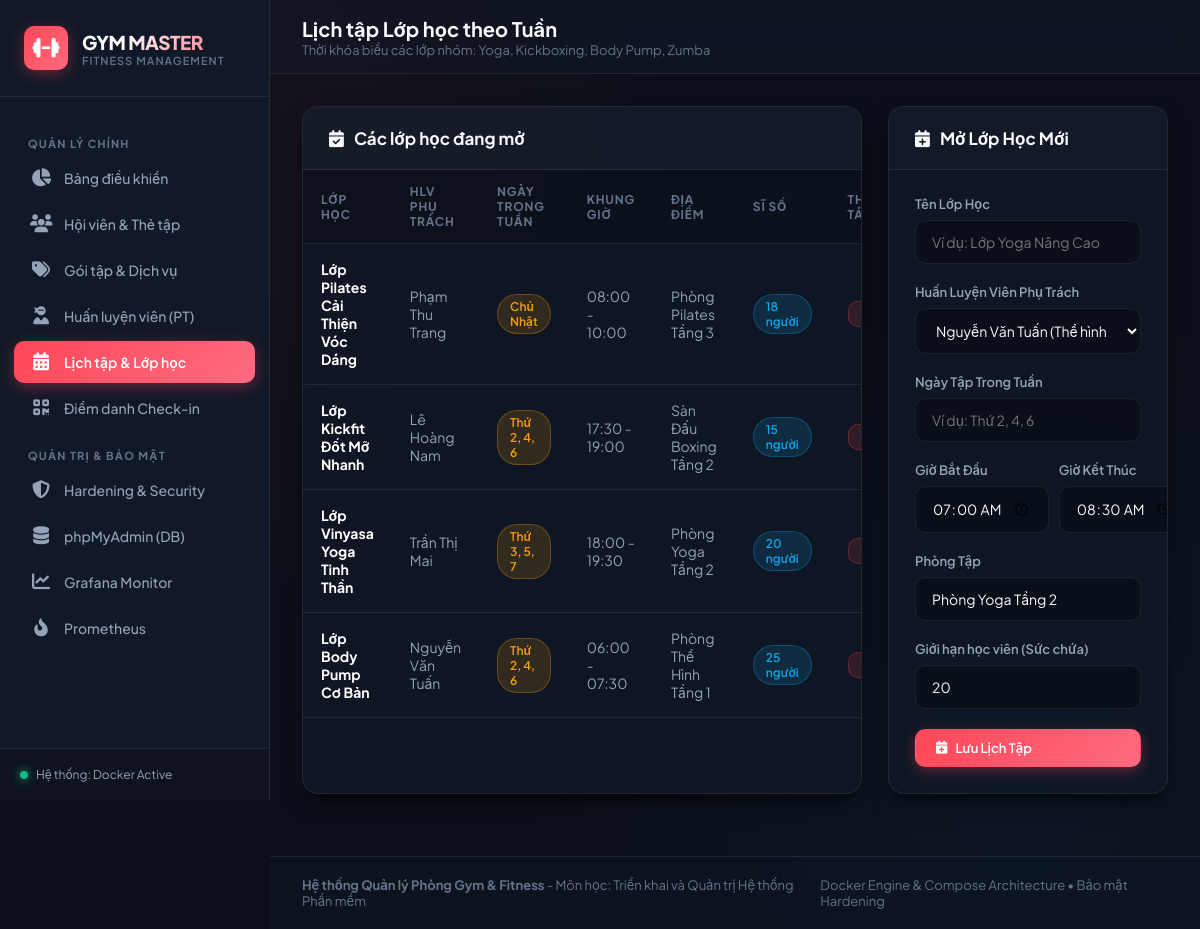
Page /schedules.php on the committed database.
### tables this page shows
CREATE TABLE IF NOT EXISTS `schedules` (
    `id` INT AUTO_INCREMENT PRIMARY KEY,
    `class_name` VARCHAR(100) NOT NULL,
    `trainer_id` INT,
    `day_of_week` VARCHAR(20) NOT NULL,
    `start_time` TIME NOT NULL,
    `end_time` TIME NOT NULL,
    `room` VARCHAR(50) DEFAULT 'Phòng Gym Chính',
    `max_capacity` INT DEFAULT 20,
    `status` ENUM('active', 'cancelled') DEFAULT 'active',
    FOREIGN KEY (`trainer_id`) REFERENCES `trainers`(`id`) ON DELETE CASCADE
);

CREATE TABLE IF NOT EXISTS `trainers` (
    `id` INT AUTO_INCREMENT PRIMARY KEY,
    `full_name` VARCHAR(100) NOT NULL,
    `phone` VARCHAR(20) NOT NULL,
    `specialty` VARCHAR(100) NOT NULL,
    `experience_years` INT DEFAULT 1,
    `rating` DECIMAL(2, 1) DEFAULT 5.0,
    `status` ENUM('active', 'inactive') DEFAULT 'active',
    `created_at` TIMESTAMP DEFAULT CURRENT_TIMESTAMP
);

### src/schedules.php (the view, shortened to what this page needs)
<?php
require_once __DIR__ . '/config/database.php';
$schedules = $pdo->query("
    SELECT s.*, t.full_name AS trainer_name, t.specialty
    FROM schedules s
    LEFT JOIN trainers t ON s.trainer_id = t.id
    ORDER BY s.id DESC
")->fetchAll();
$trainers = $pdo->query("SELECT * FROM trainers WHERE status = 'active'")->fetchAll();
include __DIR__ . '/includes/header.php';
include __DIR__ . '/includes/sidebar.php';
?>
<div class="main-wrapper">
    <header class="topbar">
        <div class="page-title">
            <h2>Lịch tập Lớp học theo Tuần</h2>
            <p>Thời khóa biểu các lớp nhóm: Yoga, Kickboxing, Body Pump, Zumba</p>
        </div>
    </header>
    <main class="content-container">
        <div style="display: grid; grid-template-columns: 2fr 1fr; gap: 26px;">
            <div class="card">
                <div class="card-header">
                    <h3><i class="fa-solid fa-calendar-check"></i> Các lớp học đang mở</h3>
                </div>
                <div class="card-body" style="padding:0;">
                    <div class="table-responsive">
                        <table class="data-table">
                            <thead>
                                <tr>
                                    <th>Lớp Học</th>
                                    <th>HLV Phụ Trách</th>
                                    <th>Ngày trong tuần</th>
                                    <th>Khung giờ</th>
                                    <th>Địa điểm</th>
                                    <th>Sĩ số</th>
                                    <th>Thao tác</th>
                                </tr>
                            </thead>
                            <tbody>
                                <?php foreach ($schedules as $s): ?>
                                <tr>
                                    <td><strong style="color:#ffffff;"><?php echo htmlspecialchars($s['class_name']); ?></strong></td>
                                    <td><?php echo htmlspecialchars($s['trainer_name']); ?></td>
                                    <td><span class="pill pill-warning"><?php echo htmlspecialchars($s['day_of_week']); ?></span></td>
                                    <td><?php echo substr($s['start_time'], 0, 5); ?> - <?php echo substr($s['end_time'], 0, 5); ?></td>
                                    <td><?php echo htmlspecialchars($s['room']); ?></td>
                                    <td><span class="pill pill-info"><?php echo $s['max_capacity']; ?> người</span></td>
                                    <td>
                                        <a href="/schedules.php?delete=<?php echo $s['id']; ?>" class="btn btn-danger btn-sm" onclick="return confirm('Bạn có chắc chắn muốn xóa lớp này?')">
                                        </a>
                                    </td>
                                </tr>
                                <?php endforeach; ?>
                            </tbody>
                        </table>
                    </div>
                </div>
            </div>
            <div class="card">
                <div class="card-header">
                    <h3><i class="fa-solid fa-calendar-plus"></i> Mở Lớp Học Mới</h3>
                </div>
                <div class="card-body">
                    <form action="/schedules.php" method="POST">
                        <div class="form-group">
                            <label>Tên Lớp Học</label>
                            <input type="text" name="class_name" class="form-control" placeholder="Ví dụ: Lớp Yoga Nâng Cao" required>
                        </div>
                        <div class="form-group">
                            <label>Huấn Luyện Viên Phụ Trách</label>
                            <select name="trainer_id" class="form-control" required>
                                <?php foreach ($trainers as $trn): ?>
                                    <option value="<?php echo $trn['id']; ?>"><?php echo htmlspecialchars($trn['full_name']); ?> (<?php echo htmlspecialchars($trn['specialty']); ?>)</option>
                                <?php endforeach; ?>
                            </select>
                        </div>
                        <div class="form-group">
                            <label>Ngày Tập Trong Tuần</label>
                            <input type="text" name="day_of_week" class="form-control" placeholder="Ví dụ: Thứ 2, 4, 6" required>
                        </div>
                        <div style="display:grid; grid-template-columns: 1fr 1fr; gap: 10px;">
                            <div class="form-group">
                                <label>Giờ Bắt Đầu</label>
                                <input type="time" name="start_time" class="form-control" value="07:00" required>
                            </div>
                            <div class="form-group">
                                <label>Giờ Kết Thúc</label>
                                <input type="time" name="end_time" class="form-control" value="08:30" required>
                            </div>
                        </div>
                        <div class="form-group">
                            <label>Phòng Tập</label>
                            <input type="text" name="room" class="form-control" value="Phòng Yoga Tầng 2" required>
                        </div>
                        <div class="form-group">
                            <label>Giới hạn học viên (Sức chứa)</label>
                            <input type="number" name="max_capacity" class="form-control" value="20" required>
                        </div>
                        <button type="submit" class="btn btn-primary" style="width: 100%;">
                            <i class="fa-solid fa-calendar-plus"></i> Lưu Lịch Tập
                        </button>
                    </form>
                </div>
            </div>
        </div>
    </main>
<?php include __DIR__ . '/includes/footer.php'; ?>

### src/assets/css/style.css (style rules this page uses)
:root { --bg-primary: #0b0f19; --bg-secondary: #111827; --bg-card: rgba(17, 24, 39, 0.75); --bg-hover: rgba(31, 41, 55, 0.7); --border-color: rgba(255, 255, 255, 0.08); --border-focus: #ff4757; --text-primary: #f8fafc; --text-secondary: #94a3b8; --text-muted: #64748b; --accent-primary: #ff4757; --accent-glow: rgba(255, 71, 87, 0.35); --accent-gradient: linear-gradient(135deg, #ff4757 0%, #ff6b81 100%); --success: #10b981; --success-bg: rgba(16, 185, 129, 0.15); --warning: #f59e0b; --warning-bg: rgba(245, 158, 11, 0.15); --danger: #ef4444; --danger-bg: rgba(239, 68, 68, 0.15); --info: #0ea5e9; --info-bg: rgba(14, 165, 233, 0.15); --sidebar-width: 270px; --shadow-card: 0 10px 25px -5px rgba(0, 0, 0, 0.5), 0 8px 10px -6px rgba(0, 0, 0, 0.5); --radius-lg: 16px; --radius-md: 10px; --radius-sm: 6px; --transition: all 0.25s cubic-bezier(0.4, 0, 0.2, 1); }
* { margin: 0; padding: 0; box-sizing: border-box; font-family: 'Plus Jakarta Sans', -apple-system, BlinkMacSystemFont, sans-serif; }
body { background-color: var(--bg-primary); color: var(--text-primary); min-height: 100vh; display: flex; overflow-x: hidden; background-image: radial-gradient(circle at 15% 15%, rgba(255, 71, 87, 0.05) 0%, transparent 40%), radial-gradient(circle at 85% 85%, rgba(14, 165, 233, 0.04) 0%, transparent 40%); background-attachment: fixed; }
.main-wrapper { margin-left: var(--sidebar-width); flex: 1; display: flex; flex-direction: column; min-height: 100vh; }
.topbar { height: 74px; background: rgba(17, 24, 39, 0.6); backdrop-filter: blur(12px); border-bottom: 1px solid var(--border-color); display: flex; align-items: center; justify-content: space-between; padding: 0 32px; position: sticky; top: 0; z-index: 90; }
.page-title h2 { font-size: 20px; font-weight: 700; color: var(--text-primary); }
.page-title p { font-size: 13px; color: var(--text-muted); }
.content-container { padding: 32px; flex: 1; }
.card { background: var(--bg-card); border: 1px solid var(--border-color); border-radius: var(--radius-lg); box-shadow: var(--shadow-card); backdrop-filter: blur(16px); margin-bottom: 30px; overflow: hidden; }
.card-header { padding: 20px 26px; border-bottom: 1px solid var(--border-color); display: flex; justify-content: space-between; align-items: center; background: rgba(255, 255, 255, 0.02); }
.card-header h3 { font-size: 17px; font-weight: 700; color: var(--text-primary); display: flex; align-items: center; gap: 10px; }
.card-body { padding: 26px; }
.table-responsive { overflow-x: auto; }
.data-table { width: 100%; border-collapse: collapse; text-align: left; }
.data-table th { padding: 14px 18px; font-size: 12px; font-weight: 700; text-transform: uppercase; letter-spacing: 0.8px; color: var(--text-muted); background: rgba(0, 0, 0, 0.2); border-bottom: 1px solid var(--border-color); }
.data-table td { padding: 16px 18px; font-size: 14px; color: var(--text-secondary); border-bottom: 1px solid var(--border-color); vertical-align: middle; }
.btn { display: inline-flex; align-items: center; gap: 8px; padding: 10px 20px; border-radius: var(--radius-md); font-size: 13px; font-weight: 600; text-decoration: none; cursor: pointer; border: 1px solid transparent; transition: var(--transition); }
.btn-primary { background: var(--accent-gradient); color: white; box-shadow: 0 4px 14px var(--accent-glow); }
.btn-danger { background: var(--danger-bg); color: var(--danger); border-color: rgba(239, 68, 68, 0.3); }
.btn-sm { padding: 6px 12px; font-size: 12px; }
.form-group { margin-bottom: 20px; }
.form-group label { display: block; font-size: 13px; font-weight: 600; color: var(--text-secondary); margin-bottom: 8px; }
.form-control { width: 100%; padding: 12px 16px; background: rgba(0, 0, 0, 0.3); border: 1px solid var(--border-color); border-radius: var(--radius-md); color: var(--text-primary); font-size: 14px; transition: var(--transition); }
.pill { padding: 4px 12px; border-radius: 20px; font-size: 12px; font-weight: 600; display: inline-block; }
.pill-warning { background: var(--warning-bg); color: var(--warning); border: 1px solid rgba(245, 158, 11, 0.3); }
.pill-info { background: var(--info-bg); color: var(--info); border: 1px solid rgba(14, 165, 233, 0.3); }

### rows in the picture
schedules: class_name "Lớp Pilates Cải Thiện Vóc Dáng", trainer.full_name "Phạm Thu Trang", day_of_week "Chủ Nhật", start_time "08:00", end_time "10:00", room "Phòng Pilates Tầng 3", max_capacity "18"
schedules: class_name "Lớp Kickfit Đốt Mỡ Nhanh", trainer.full_name "Lê Hoàng Nam", day_of_week "Thứ 2, 4, 6", start_time "17:30", end_time "19:00", room "Sàn Đấu Boxing Tầng 2", max_capacity "15"
schedules: class_name "Lớp Vinyasa Yoga Tinh Thần", trainer.full_name "Trần Thị Mai", day_of_week "Thứ 3, 5, 7", start_time "18:00", end_time "19:30", room "Phòng Yoga Tầng 2", max_capacity "20"
schedules: class_name "Lớp Body Pump Cơ Bản", trainer.full_name "Nguyễn Văn Tuấn", day_of_week "Thứ 2, 4, 6", start_time "06:00", end_time "07:30", room "Phòng Thể Hình Tầng 1", max_capacity "25"

### other values in the picture
form field trainer_id "Nguyễn Văn Tuấn (Thể hình chuyên sâu & Tăng cơ (Hypertrophy))"
